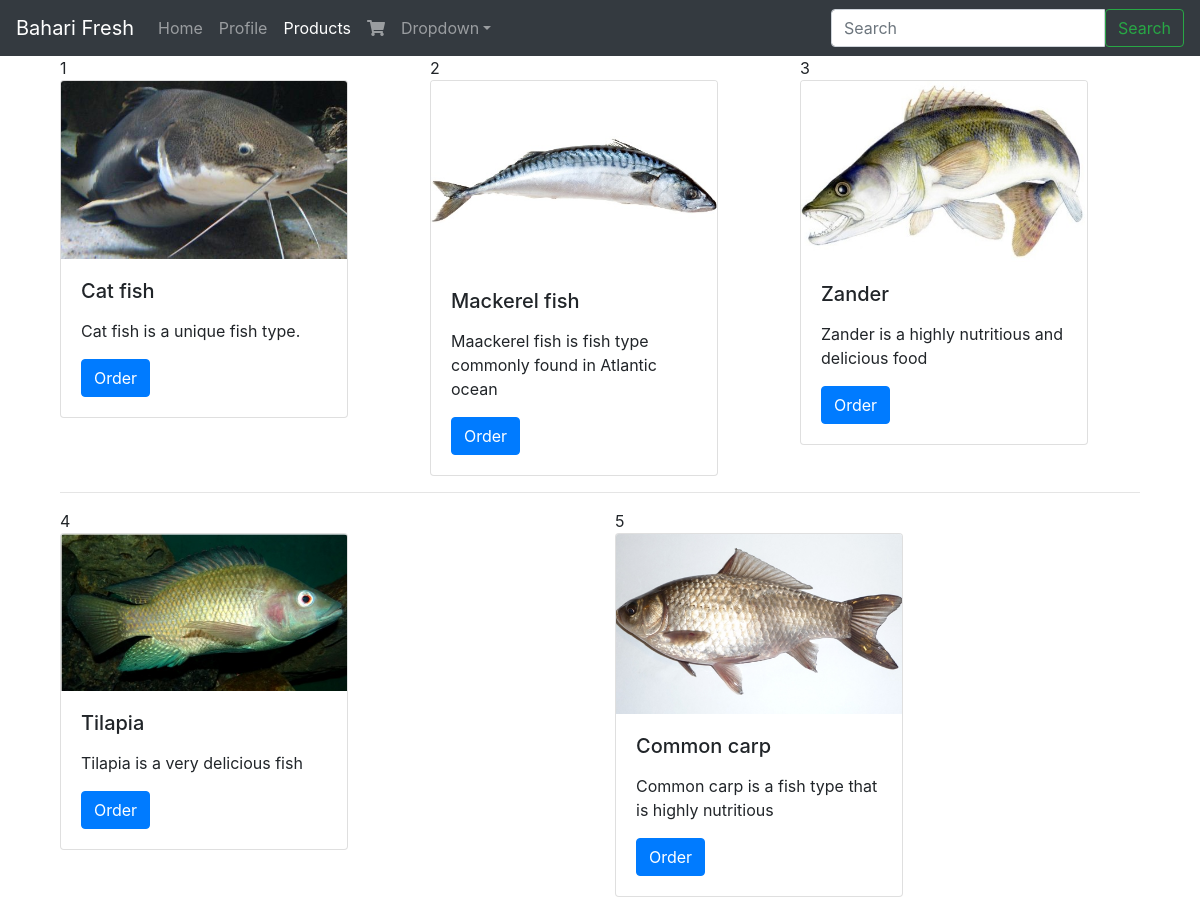
Page /list/ on the committed database.
### products/models.py (models this page shows, shortened)
class Product(models.Model):
    title = models.CharField(max_length=100)
    slug = models.SlugField(blank=True, unique=True)
    description = models.TextField(max_length=500, blank=True, default="Enter your Products description")
    price = models.DecimalField(max_digits=10,default=135.00,decimal_places=2)
    image = models.ImageField(upload_to=upload_image_path,null=True,blank=True)
    featured = models.BooleanField(default=False)
    active = models.BooleanField(default=True)
    timestamp = models.DateTimeField(auto_now_add=True)
    objects = ProductManager()
    def get_absolute_url(self):
        return reverse("products:detail", kwargs={"slug":self.slug})

### products/views.py (the view)
# urls.py: path('', products_views.product_list_view, name='list'),
def product_list_view(request):
	queryset = Product.objects.all()
	context = {
		'object_list':queryset
	}
	template = 'products/list.html'
	return render(request,template,context)

### products/models.py (called while the page is built)
    def active(self):
        return self.filter(active=True)

    def get_queryset(self):
        return ProductQuerySet(self.model, using=self._db)

    def all(self):
        return self.get_queryset().active()

### profiles/templates/products/list.html
{% extends "base.html" %}
{% block content %}
<div class="container">
	<div class="row">
	{% for obj in object_list %}
		<div class="col">
	{{ forloop.counter }}
	{% include 'products/snippets/card.html' with instance=obj %}
	{% if forloop.counter|divisibleby:3 %}
	</div> </div><div class="row"><div class="col-12"><hr></div>
	{% else %}
	</div>
	{% endif %}
	{% endfor %}
	</div>
</div>
{% endblock %}

### profiles/templates/base.html (shortened to what this page needs)
{% load static %}
<!doctype html>
<html lang="en">
  <head>
    <link rel="stylesheet" href="https://use.fontawesome.com/releases/v5.5.0/css/all.css">
    <link href="{% static 'css/bootstrap.min.css' %}" rel="stylesheet">
    <link href="{% static 'css/jumbotron.css' %}" rel="stylesheet">
    <link rel="stylesheet" type="text/css" href="{% static 'css/main.css' %}">
  </head>
  <body>
	{% include 'navbar.html' %}
<div class="container">
    {% block content %}
	{% endblock %}
</div>
  </body>
</html>

### profiles/templates/navbar.html (shortened to what this page needs)
<nav class="navbar navbar-expand-md navbar-dark fixed-top bg-dark">
      <a class="navbar-brand" href="#">{% if brand_name %} {{ brand_name }} {% else %} Bahari Fresh {% endif %}</a>
      <div class="collapse navbar-collapse" id="navbarsExampleDefault">
      {% url 'index' as index %}
      {% url 'profile' as profile %}
      {% url 'products:list' as product_list %}
      {% url 'carts:cart' as cart %}
        <ul class="navbar-nav mr-auto">
          <li class="nav-item {% if request.path == index %} active {% endif %}">
            <a class="nav-link" href="{% url 'index' %}">Home <span class="sr-only">(current)</span></a>
          </li>
          <li class="nav-item {% if request.path == profile %} active {% endif %}">
            <a class="nav-link" href="{% url 'profile' %}">Profile</a>
          </li>
          <li class="nav-item {% if request.path == product_list %} active {% endif %}">
            <a class="nav-link" href="{% url 'products:list' %}">Products</a>
          </li>
          <li class="nav-item {% if request.path == cart %} active {% endif %}">
            <a class="nav-link" href="{% url 'carts:cart' %}">{{ request.session.cart_items }}<i class="fas fa-shopping-cart"></i> </a>
          </li>
          <li class="nav-item dropdown">
            <a class="nav-link dropdown-toggle" href="http://example.com" id="dropdown01" data-toggle="dropdown" aria-haspopup="true" aria-expanded="false">Dropdown</a>
          </li>
        </ul>
        {% include 'search/snippets/search-form.html' %}
      </div>
    </nav>

### search/templates/search/snippets/search-form.html
<form method="GET" action="{% url 'search:query' %}" class="form my-2 my-lg-0">
<div class="input-group">
          <input class="form-control" type="text" placeholder="Search" name="q" aria-label="Search" value="{{ request.GET.q }}">
          <span class="input-group-btn">
          <button class="btn btn-outline-success" type="submit">Search</button>
          </span>
          </div>
</form>

### profiles/templates/products/snippets/card.html
<div class="card" style="width: 18rem;">
{% if instance.image %}
<a href="{{ instance.get_absolute_url }}"><img class="card-img-top" src="{{ instance.image.url }}" alt="{{ instance.title }} logo"></a>
{% endif %}
  <div class="card-body">
    <h5 class="card-title">{{ instance.title }}</h5>
    <p class="card-text">{{ instance.description | linebreaks | truncatewords:14 }}</p>
    <a href="{{ instance.get_absolute_url }}" class="btn btn-primary">Order</a>
  </div>
</div>

### static/static/css/jumbotron.css (style rules this page uses)
body { padding-top: 3.5rem; }

### rows in the picture
Product: image (picture), title "Cat fish", description "Cat fish is a unique fish type."
Product: image (picture), title "Mackerel fish", description "Maackerel fish is fish type commonly found in Atlantic ocean"
Product: image (picture), title "Zander", description "Zander is a highly nutritious and delicious food"
Product: image (picture), title "Tilapia", description "Tilapia is a very delicious fish"
Product: image (picture), title "Common carp", description "Common carp is a fish type that is highly nutritious"
